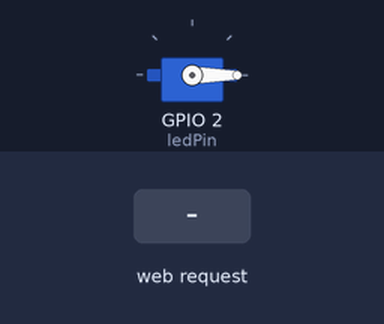
A sketch run on a simulated ESP8266 (NodeMCU). Parts: servo. Inputs (shaded band) come from the test bench. What the sketch prints to the serial monitor is not drawn.

Above: at 2.3 s.
2.4 s: HTTP request GET /?State=J received
At 3.6 s:
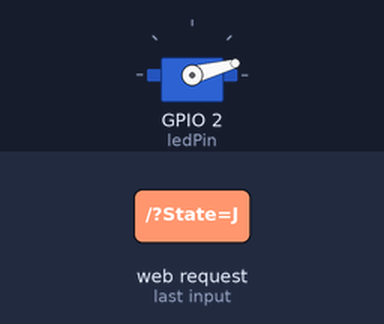
3.9 s: HTTP request GET /?State=I received
At 4.4 s:
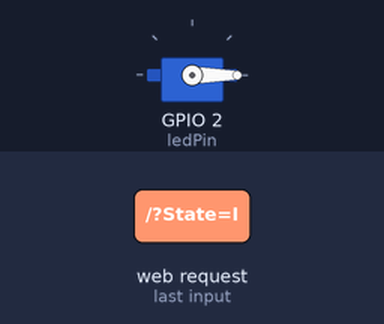
Timing chart, 0 to 6.9 s (numbered marks = the images above; inputs shaded):
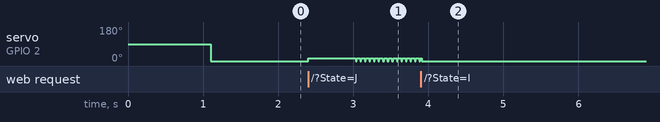

Measured:
- after the input at 2.4 s, servo on GPIO 2 (ledPin): 0° → 15° at once, then repeats every 0.06 s: 0° 0.01 s, 15° 0.05 s
- after the input at 3.9 s, servo on GPIO 2 (ledPin): goes on until 3.9 s, then stays 0°

The sketch:

trex_servo.ino
```cpp
#include <ESP8266WiFi.h>
#include <WiFiClient.h>
#include <ESP8266WebServer.h>
#include <Servo.h>

#ifndef APSSID
#define APSSID "PROJ_Trex"
#define APPSK "Google"
#endif

Servo myservo;
ESP8266WebServer server(80);
String command;
int speedCar = 1024;
const char *ssid = APSSID;
const char *password = APPSK;
const int channel = 1;
bool hidden = false;
const int  max_connection = 1;
int ledPin = 2; //GPIO16 ---D0 of NodeMcu
int pos = 0;


void setup() {
  // put your setup code here, to run once:
  myservo.attach(2);
  delay(1000);
  pinMode(ledPin, OUTPUT);
  Serial.begin(115200);
  Serial.println();
  Serial.print("Configuring access point...");
  /* You can remove the password parameter if you want the AP to be open. */
  WiFi.softAP(ssid, password, channel, hidden, max_connection);
  delay(100);

  IPAddress Ip(192,168,5,1);
  IPAddress NMask(255, 255, 255, 0);
  WiFi.softAPConfig(Ip, Ip, NMask);

  IPAddress myIP = WiFi.softAPIP();
  Serial.print("AP IP address: ");
  Serial.println(myIP);
  server.on( "/", HTTP_handleRoot);
  server.onNotFound (HTTP_handleRoot);
  //server.on("/", handleRoot);
  server.begin();
  Serial.println("HTTP server started");
  myservo.write(0);

}

void jump(){
  myservo.write(15);
  delay(1);
  myservo.write(0);
}
void idle() {
  Serial.println("idle");
}


void HTTP_handleRoot(void) {

if( server.hasArg("State") ){
       Serial.println(server.arg("State"));
  }
  server.send ( 200, "text/html", "<title>connected</title>" );
  delay(1);
}

void loop() {
  // put your main code here, to run repeatedly:
  server.handleClient();

  command  = server.arg("State");
  if (command == "J") jump();
  else if (command == "I") idle();

  }
```
